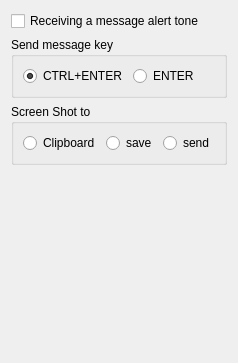
     <widget class="QWidget" name="Message">
      <attribute name="title">
       <string>Message</string>
      </attribute>
      <layout class="QGridLayout" name="gridLayout_14">
       <item row="0" column="0">
        <widget class="QCheckBox" name="cbMessageSound">
         <property name="sizePolicy">
          <sizepolicy hsizetype="Preferred" vsizetype="Preferred">
           <horstretch>0</horstretch>
           <verstretch>0</verstretch>
          </sizepolicy>
         </property>
         <property name="text">
          <string>Receiving a message alert tone</string>
         </property>
        </widget>
       </item>
       <item row="1" column="0">
        <widget class="QGroupBox" name="gBSendMessage">
         <property name="title">
          <string>Send message key</string>
         </property>
         <layout class="QGridLayout" name="gridLayout_5">
          <item row="0" column="0">
           <widget class="QRadioButton" name="rBtnCTRLENTER">
            <property name="sizePolicy">
             <sizepolicy hsizetype="Preferred" vsizetype="Preferred">
              <horstretch>0</horstretch>
              <verstretch>0</verstretch>
             </sizepolicy>
            </property>
            <property name="text">
             <string>CTRL+ENTER</string>
            </property>
            <property name="checked">
             <bool>true</bool>
            </property>
           </widget>
          </item>
          <item row="0" column="1">
           <widget class="QRadioButton" name="rbtnENTER">
            <property name="sizePolicy">
             <sizepolicy hsizetype="Preferred" vsizetype="Preferred">
              <horstretch>0</horstretch>
              <verstretch>0</verstretch>
             </sizepolicy>
            </property>
            <property name="text">
             <string>ENTER</string>
            </property>
            <property name="checked">
             <bool>false</bool>
            </property>
           </widget>
          </item>
         </layout>
        </widget>
       </item>
       <item row="2" column="0">
        <widget class="QGroupBox" name="groupBox_5">
         <property name="sizePolicy">
          <sizepolicy hsizetype="Preferred" vsizetype="Preferred">
           <horstretch>0</horstretch>
           <verstretch>0</verstretch>
          </sizepolicy>
         </property>
         <property name="title">
          <string>Screen Shot to</string>
         </property>
         <layout class="QGridLayout" name="gridLayout">
          <item row="0" column="0">
           <widget class="QRadioButton" name="rBtn_clipboard">
            <property name="sizePolicy">
             <sizepolicy hsizetype="Preferred" vsizetype="Preferred">
              <horstretch>0</horstretch>
              <verstretch>0</verstretch>
             </sizepolicy>
            </property>
            <property name="text">
             <string>Clipboard</string>
            </property>
           </widget>
          </item>
          <item row="0" column="2">
           <widget class="QRadioButton" name="rBtn_send">
            <property name="sizePolicy">
             <sizepolicy hsizetype="Preferred" vsizetype="Preferred">
              <horstretch>0</horstretch>
              <verstretch>0</verstretch>
             </sizepolicy>
            </property>
            <property name="text">
             <string>send</string>
            </property>
           </widget>
          </item>
          <item row="0" column="1">
           <widget class="QRadioButton" name="rBtn_save">
            <property name="sizePolicy">
             <sizepolicy hsizetype="Preferred" vsizetype="Preferred">
              <horstretch>0</horstretch>
              <verstretch>0</verstretch>
             </sizepolicy>
            </property>
            <property name="text">
             <string>save</string>
            </property>
           </widget>
          </item>
         </layout>
        </widget>
       </item>
       <item row="3" column="0">
        <spacer name="verticalSpacer_6">
         <property name="orientation">
          <enum>Qt::Vertical</enum>
         </property>
         <property name="sizeHint" stdset="0">
          <size>
           <width>20</width>
           <height>187</height>
          </size>
         </property>
        </spacer>
       </item>
      </layout>
     </widget>
